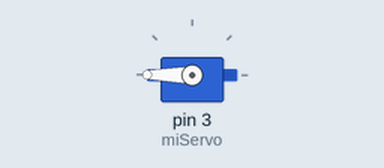
The sketch below on a simulated Arduino Uno, built with avr-gcc and run on an emulated ATmega328P. On the bench: servo.

Above: at 0.05 s.
At 13.0 s:
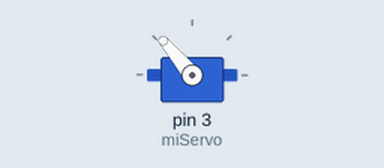
Timing chart, 0 to 16.9 s (numbered marks = the images above):
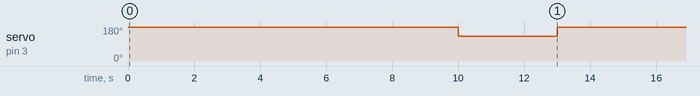

The sketch:

servo_d3.ino
```cpp
#include <Servo.h>

Servo miServo;

void setup() {
  miServo.attach(3);  // Señal del servo en D3.
}

void loop() {
  miServo.write(180);
  delay(10000);  // 10 segundos.

  miServo.write(130);
  delay(3000);   // 3 segundos.
}
```

Measured:
- by itself, servo on pin 3 (miServo): alternates 180° for 10.0 s and 130° for 3.0 s
